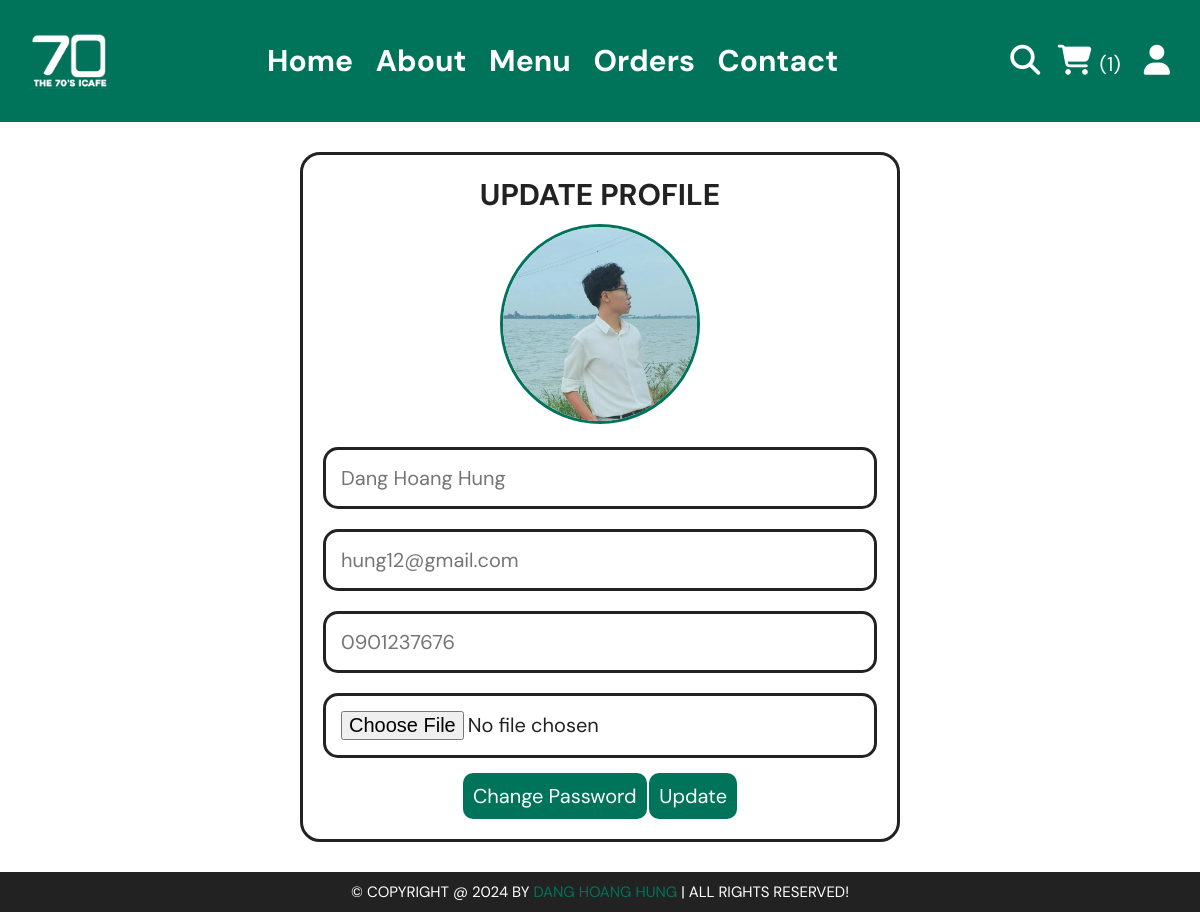
/update_profile.php (signed in), run on the app's committed database.
### tables this page shows
CREATE TABLE `users` (
  `id_user` int(100) NOT NULL,
  `username` varchar(20) NOT NULL,
  `user_email` varchar(50) NOT NULL,
  `user_phone_number` varchar(10) NOT NULL,
  `user_password` varchar(50) NOT NULL,
  `user_address` varchar(500) NOT NULL,
  `user_image` varchar(100) DEFAULT NULL
);

### update_profile.php (the view, shortened to what this page needs)
<?php
include 'components/connect.php';
?>
<!DOCTYPE html>
<html lang="en">
   <head>
      <link rel="stylesheet" href="https://unpkg.com/swiper@8/swiper-bundle.min.css" />
      <link rel="stylesheet" href="https://cdnjs.cloudflare.com/ajax/libs/font-awesome/6.1.1/css/all.min.css">
      <link  href="./css/style.css" rel="stylesheet">
   </head>
   <body>
      <?php include 'components/user_header.php'; ?>
      <section class="form-container update-form">
         <form method="POST" enctype="multipart/form-data">
            <h3>Update profile</h3>
            <img src="./uploaded_img/user/<?= $fetch_profile['user_image']; ?>" alt="">
            <input type="text" id="name" name="name" placeholder="<?= $fetch_profile['username']; ?>" class="box" maxlength="50">
            <input type="email" id="email" name="email" placeholder="<?= $fetch_profile['user_email']; ?>" class="box" maxlength="50">
            <input type="text" id="number" name="number" placeholder="<?= $fetch_profile['user_phone_number']; ?>" class="box" maxlength="10">
            <input type="file" name="image" name="image" class="box" accept="image/jpg, image/jpeg, image/png, image/webp">
            <a href="change_pass.php" class="btn">Change password</a>
            <input type="submit" value="update" name="submit" class="btn">
         </form>
      </section>
      <?php include 'components/footer.php'; ?>
   </body>
</html>

### css/style.css (style rules this page uses)
:root { --green:#00735b; --red:#e74c3c; --white:#fff; --black:#222; --light-color:#9f9f9f; --border: 3px solid var(--black); --border-green: 3px solid var(--green); }
* { font-family: 'DM Sans', sans-serif; margin:0; padding:0; box-sizing: border-box; outline: none; border: none; text-decoration: none; }
html { font-size: 62.5%; overflow-x: hidden; scroll-behavior: smooth; stop-opacity: 200px; }
section { margin:0 auto; max-width: 1200px; padding: 30px; }
.btn, .delete-btn { margin-top: 5px; display: inline-block; font-size: 20px; padding:10px 10px; cursor: pointer; border-radius: 10px; text-transform: capitalize; }
.btn { background-color: var(--green); color:var(--white); }
.form-container form { border:var(--border); margin:0 auto; max-width: 600px; border-radius: 20px; padding:20px; text-align: center; }
.form-container form h3 { font-size: 30px; color:var(--black); text-transform: uppercase; margin-bottom: 10px; }
.form-container form img { line-height: 0; width: 200px; height: 200px; object-fit: cover; object-position: top center; border: var(--border-green); border-radius: 50%; margin-bottom: 10px; }
.form-container form .box { margin:10px 0; width: 100%; border:var(--border); border-radius: 15px; padding:15px; font-size: 20px; color:var(--black); }

### data on the page
users: user_image (picture), name "Dang Hoang Hung", email "hung12@gmail.com", number "0901237676"

### other printed values
$total_cart_items "1"
